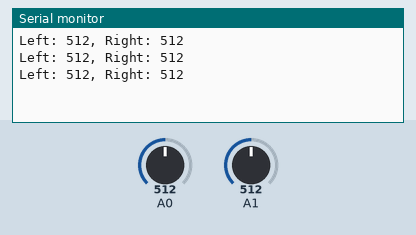
This sketch was run on a simulated Arduino Nano, built with avr-gcc and run on an emulated ATmega328P. Parts: the last lines printed to the serial monitor. The inputs (shaded band) are chosen by the test bench; at power-on: A0 = 512, A1 = 512.

Above: at 1.3 s.
1.4 s: A0 set to 716
At 1.9 s:
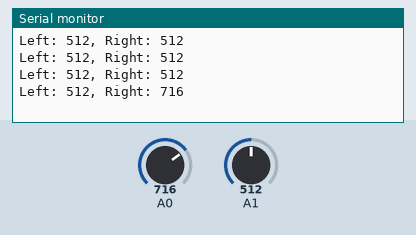
2.9 s: A1 set to 716
At 3.4 s:
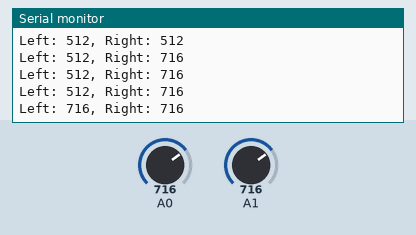
4.4 s: A0 set to 900
At 4.9 s:
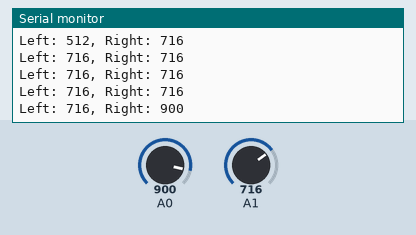
5.9 s: A1 set to 900
At 6.4 s:
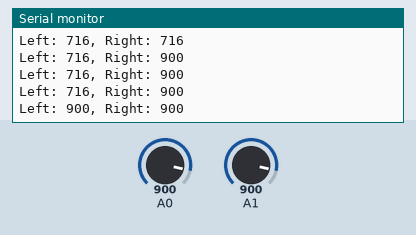
Timing chart, 0 to 8.4 s (numbered marks = the images above; inputs shaded):
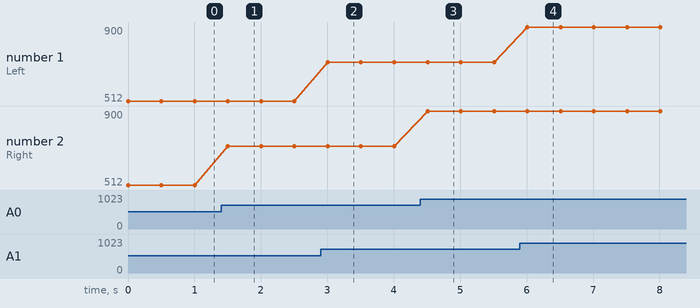

Measured:
- after the input at 1.4 s, the serial monitor: prints a new line after 0.10 s (image 1)
- after the input at 2.9 s, the serial monitor: prints a new line after 0.11 s (image 2)
- after the input at 4.4 s, the serial monitor: prints a new line after 0.11 s (image 3)
- after the input at 5.9 s, the serial monitor: prints a new line after 0.11 s (image 4)
- plotted number 2: 512 → 716 after the input at 1.4 s, 716 → 900 after the input at 4.4 s

The sketch:

Nano_topside.ino
```cpp
//VRx not used on joysticks

int joyL;
int joyR;

void setup() {
  Serial.begin(9600);
}

void loop() {
  joyL = analogRead(A1); //connect Vry to A0 on nano -reading left joystick
  joyR = analogRead(A0);

    // Send as two bytes (MSB first)
  //Serial.write(highByte(joyL));  // high byte
  Serial.println("");
  Serial.print("Left: ");
  Serial.print(joyL);
  Serial.print(", Right: ");
  Serial.print(joyR);

  //Serial.write(lowByte(joyL));   // low byte

  // int joyR = analogRead(A1); //connecty Vry to A1 on nano -reading right joystick

  //   // Send as two bytes (MSB first)
  // Serial.write(highByte(joyR));  // high byte
  // Serial.write(lowByte(joyR));   // low byte


  delay(500);

}
```
